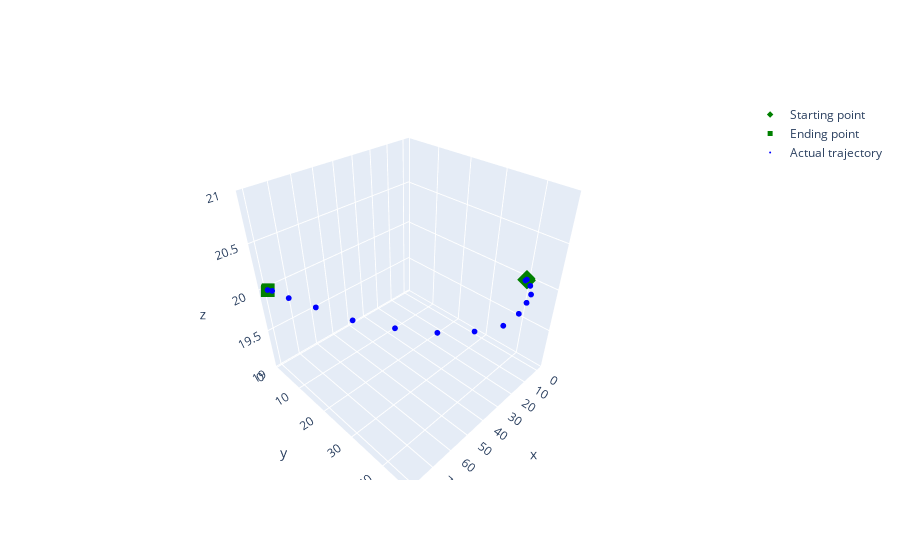

Notebook cell for this chart:
### Code cell
# Get the 3d coorinate of the end-effector trace
x_trace, y_trace, z_trace = [], [], []
for i in range(len(t1_disp)):
    xt, yt, zt = T0E(t1_disp[i], d2_disp[i], d3_disp[i], t4_disp[i], degree = False)[:3, -1]
    x_trace.append(xt)
    y_trace.append(yt)
    z_trace.append(zt)
    
# Get the 3d coorinate of the via points
X_via, Y_via, Z_via = [], [], []
for i in range(len(t1)):
    # Extract the coordinate of X, Y and Z from the transformation matrix
    x, y, z = T0E(t1[i], d2[i], d3[i], t4[i])[:3, -1]
    X_via.append(x)
    Y_via.append(y)
    Z_via.append(z)
    

# Create 3D plot
fig2 = go.Figure()
# fig.add_trace(px.scatter_3d(df, x='X', y='Y', z='Z', labels = 'Via points'))
fig2.add_trace(go.Scatter3d(x=[X_via[0]], y=[Y_via[0]], z=[Z_via[0]], mode='markers',
                                       marker=dict(size=5, color='green', symbol='diamond'), name = 'Starting point'))
fig2.add_trace(go.Scatter3d(x=[X_via[-1]], y=[Y_via[-1]], z=[Z_via[-1]], mode='markers',
                                       marker=dict(size=5, color='green', symbol='square'), name = 'Ending point'))
fig2.add_trace(go.Scatter3d(x=X_via[1:-1], y=Y_via[1:-1], z=Z_via[1:-1], mode='markers',
                                       marker=dict(size=3, color='red', symbol='x'), name = 'Via points'))
fig2.add_trace(go.Scatter3d(x=x_trace, y=y_trace, z=z_trace, mode='markers',
                                       marker=dict(size=2, color='blue', symbol='circle'), name = 'Actual trajectory'))

### Figure 1 — Plotly figure (JSON) as saved in the notebook; plotly's stock layout.template omitted (floating-point values rounded to 4 significant figures)
{"data": [{"marker": {"color": "green", "size": 5, "symbol": "diamond"}, "mode": "markers", "name": "Starting point", "type": "scatter3d", "x": [-1], "y": [40], "z": [20]}, {"marker": {"color": "green", "size": 5, "symbol": "square"}, "mode": "markers", "name": "Ending point", "type": "scatter3d", "x": [80], "y": [1], "z": [20]}, {"marker": {"color": "red", "size": 3, "symbol": "x"}, "mode": "markers", "name": "Via points", "type": "scatter3d", "x": [], "y": [], "z": []}, {"marker": {"color": "blue", "size": 2, "symbol": "circle"}, "mode": "markers", "name": "Actual trajectory", "type": "scatter3d", "x": [-1, 0, 2, 7, 13, 21, 31, 41, 51, 60, 68, 73, 77, 79, 80], "y": [40, 40, 42, 44, 45, 46, 46, 43, 38, 31, 23, 14, 7, 2, 1], "z": [20, 20, 20, 20, 20, 20, 20, 20, 20, 20, 20, 20, 20, 20, 20]}], "layout": {}}
